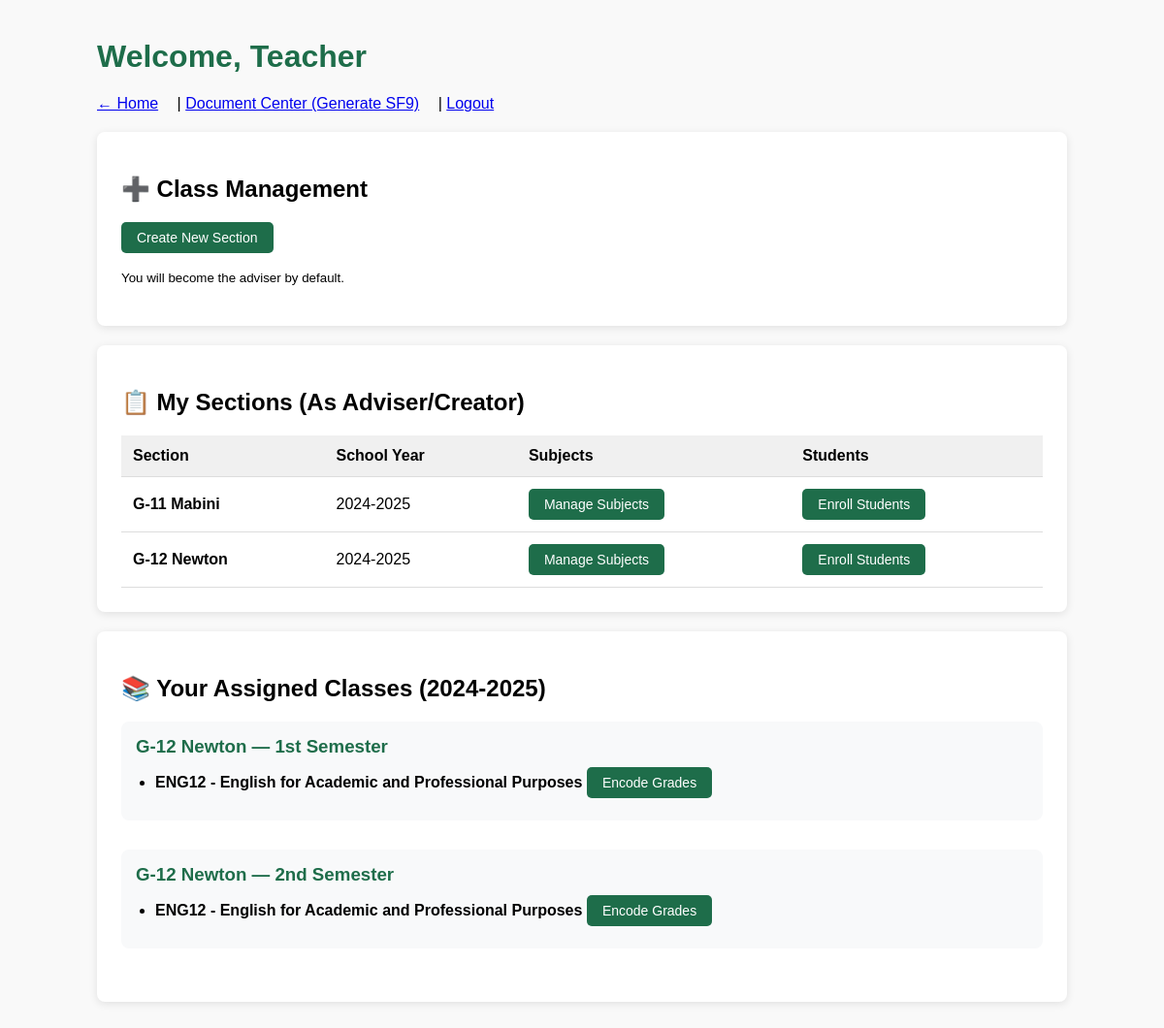
/pages/teacher/dashboard.php (signed in), run on the app's committed database.
### tables this page shows
CREATE TABLE `sections` (
  `section_id` int(11) NOT NULL,
  `school_year_id` int(11) NOT NULL,
  `name` varchar(100) DEFAULT NULL,
  `created_by_teacher_id` int(11) NOT NULL,
  `adviser_teacher_id` int(11) DEFAULT NULL
);

CREATE TABLE `school_years` (
  `school_year_id` int(11) NOT NULL,
  `school_id` int(11) NOT NULL,
  `year_label` varchar(20) DEFAULT NULL,
  `is_active` tinyint(1) DEFAULT 0
);

CREATE TABLE `section_subjects` (
  `section_subject_id` int(11) NOT NULL,
  `section_id` int(11) NOT NULL,
  `subject_id` int(11) NOT NULL,
  `teacher_id` int(11) NOT NULL
);

CREATE TABLE `semesters` (
  `semester_id` int(11) NOT NULL,
  `school_year_id` int(11) NOT NULL,
  `name` varchar(50) DEFAULT NULL,
  `sort_order` int(11) DEFAULT NULL
);

### includes/auth.php (called while the page is built, shortened)
<?php
require_once __DIR__ . '/../config/database.php';
$stmt = $pdo->prepare("
    SELECT
        u.user_id,
        u.email,
        u.role,
        u.school_id,
        u.is_active,
        s.school_name,
        -- Teacher fields
        t.teacher_id,
        t.first_name AS teacher_first_name,
        t.last_name AS teacher_last_name,
        -- Student fields
        st.student_id,
        st.first_name AS student_first_name,
        st.last_name AS student_last_name,
        st.lrn,
        st.status AS student_status
    FROM users u
    JOIN schools s ON u.school_id = s.school_id
    LEFT JOIN teachers t ON u.user_id = t.user_id
    LEFT JOIN students st ON u.user_id = st.user_id
    WHERE u.user_id = ?
");
$stmt->execute([$_SESSION['user_id']]);
$current_user = $stmt->fetch();

### pages/teacher/dashboard.php (the view, shortened to what this page needs)
<?php
require_once '../../includes/auth.php';
$school_year_id = 1;
$stmt = $pdo->prepare("
    SELECT
        ss.section_subject_id,
        sec.name AS section_name,
        subj.subject_code,
        subj.subject_name,
        sem.name AS semester_name
    FROM section_subjects ss
    JOIN sections sec ON ss.section_id = sec.section_id
    JOIN subjects subj ON ss.subject_id = subj.subject_id
    JOIN semesters sem ON sec.school_year_id = sem.school_year_id
    WHERE ss.teacher_id = ?
      AND sec.school_year_id = ?
    ORDER BY sem.sort_order, sec.name, subj.subject_name
");
$stmt_teacher = $pdo->prepare("SELECT teacher_id FROM teachers WHERE user_id = ?");
$stmt_teacher->execute([$_SESSION['user_id']]);
$teacher = $stmt_teacher->fetch();
if (!$teacher) {
    $assigned_classes = [];
} else {
    $stmt->execute([$teacher['teacher_id'], $school_year_id]);
    $assigned_classes = $stmt->fetchAll();
}
?>
<!DOCTYPE html>
<html lang="en">
<head>
</head>
<body>
<div class="container">
    <h1>Welcome, <?= htmlspecialchars($current_user['first_name'] ?? 'Teacher') ?></h1>
    <div class="nav">
        <a href="../../index.php">← Home</a> |
        <a href="../adviser/document_center.php">Document Center (Generate SF9)</a> |
        <a href="../../pages/logout.php">Logout</a>
    </div>
<div class="card">
    <h2>➕ Class Management</h2>
    <p><a href="create_section.php" class="btn">Create New Section</a></p>
    <p><small>You will become the adviser by default.</small></p>
</div>
                <div class="card">
    <h2>📋 My Sections (As Adviser/Creator)</h2>
    <?php
    $stmt = $pdo->prepare("
        SELECT
            sec.section_id,
            sec.name AS section_name,
            sy.year_label
        FROM sections sec
        JOIN school_years sy ON sec.school_year_id = sy.school_year_id
        WHERE (sec.created_by_teacher_id = ? OR sec.adviser_teacher_id = ?)
          AND sy.is_active = TRUE
        ORDER BY sec.name
    ");
    $stmt->execute([$current_user['teacher_id'], $current_user['teacher_id']]);
    $my_sections = $stmt->fetchAll();
    ?>
    <?php if (empty($my_sections)): ?>
        <p>You are not advising or have not created any sections yet.</p>
        <p><a href="create_section.php" class="btn">Create Your First Section</a></p>
    <?php else: ?>
        <table>
         <thead>
             <tr>
                 <th>Section</th>
                 <th>School Year</th>
                 <th>Subjects</th>
                <th>Students</th>
            </tr>
        </thead>
            <tbody>
                <?php foreach ($my_sections as $sec): ?>
                <tr>
                    <td><strong><?= htmlspecialchars($sec['section_name']) ?></strong></td>
                    <td><?= htmlspecialchars($sec['year_label']) ?></td>
                    <td>
                    <a href="../teacher/manage_subjects.php?section_id=<?= $sec['section_id'] ?>" class="btn">
                        Manage Subjects
                    </a>
                </td>
                <td>
                   <a href="../teacher/enroll_students.php?section_id=<?= $sec['section_id'] ?>" class="btn">
                        Enroll Students
                    </a>
                </td>
                </tr>
                <?php endforeach; ?>
            </tbody>
        </table>
    <?php endif; ?>
</div>
<div class="card">
    <h2>📚 Your Assigned Classes (2024-2025)</h2>
    <?php if (empty($assigned_classes)): ?>
        <p>No classes assigned yet.</p>
    <?php else: ?>
        <?php
        $grouped = [];
        foreach ($assigned_classes as $class) {
            $key = $class['section_name'] . ' | ' . $class['semester_name'];
            $grouped[$key]['section'] = $class['section_name'];
            $grouped[$key]['semester'] = $class['semester_name'];
            $grouped[$key]['subjects'][] = [
                'code' => $class['subject_code'],
                'name' => $class['subject_name'],
                'ss_id' => $class['section_subject_id']
            ];
        }
        ?>
        <?php foreach ($grouped as $group): ?>
            <div style="margin-bottom: 30px; padding: 15px; background: #f8f9fa; border-radius: 8px;">
                <h3 style="margin:0 0 10px 0; color:#1e6d4a;">
                    <?= htmlspecialchars($group['section']) ?> — <?= htmlspecialchars($group['semester']) ?>
                </h3>
                <ul style="margin:0; padding-left:20px;">
                    <?php foreach ($group['subjects'] as $subj): ?>
                        <li style="margin:8px 0;">
                            <strong><?= htmlspecialchars($subj['code'] . ' - ' . $subj['name']) ?></strong>
                            <a href="../teacher/encode_grades.php?ss=<?= $subj['ss_id'] ?>" class="btn">
                                Encode Grades
                            </a>
                        </li>
                    <?php endforeach; ?>
                </ul>
            </div>
        <?php endforeach; ?>
    <?php endif; ?>
</div>
</div>
</body>
</html>

### pages/teacher/dashboard.php (style rules this page uses)
body { font-family: Arial, sans-serif; margin: 40px; background: #f9f9f9; }
.container { max-width: 1000px; margin: auto; }
h1 { color: #1e6d4a; }
.card { background: white; padding: 25px; margin: 20px 0; border-radius: 8px; box-shadow: 0 2px 8px rgba(0,0,0,0.1); }
table { width: 100%; border-collapse: collapse; margin-top: 10px; }
th, td { padding: 12px; text-align: left; border-bottom: 1px solid #ddd; }
th { background: #f0f0f0; }
.btn { display: inline-block; padding: 8px 16px; background: #1e6d4a; color: white; text-decoration: none; border-radius: 5px; font-size: 14px; }
.nav { margin: 20px 0; }
.nav a { margin-right: 15px; }

### data on the page
sections: name "G-11 Mabini", school_year.year_label "2024-2025"
sections: name "G-12 Newton", school_year.year_label "2024-2025"
section_subjects: section.name "G-12 Newton", semesters.name "1st Semester", name "ENG12 - English for Academic and Professional Purposes", semesters.name "2nd Semester"

### other printed values
$current_user['first_name'] "Teacher"
